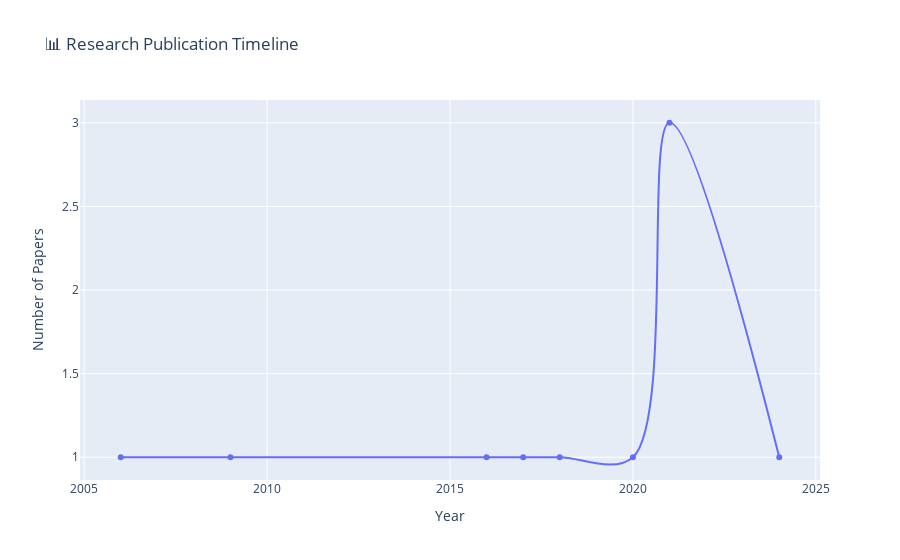
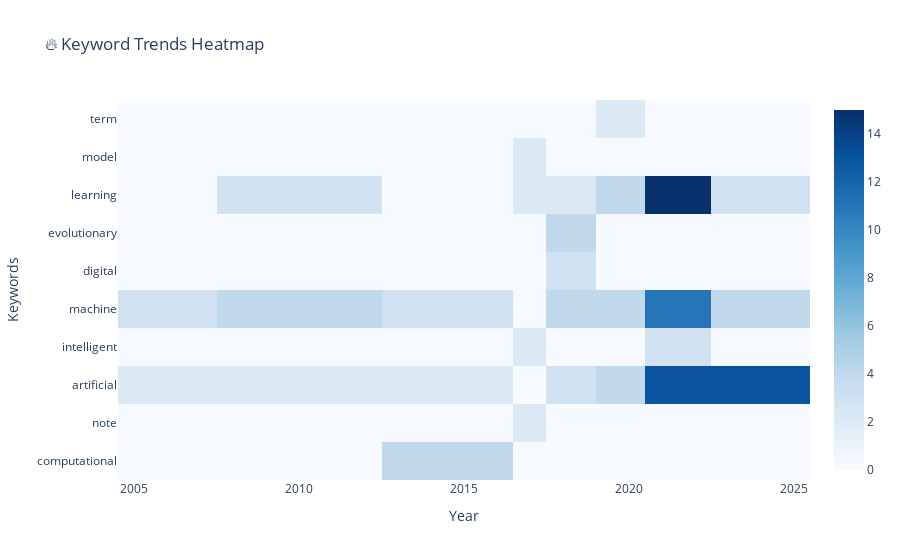

Notebook cell for these charts, in order:
### Markdown cell above
### 📈 Research Trends Over Time

Papers grouped by publication date with dominant keywords/categories extracted per year. Trend analysis reveals research evolution - which topics are increasing/decreasing, which terms are emerging over time.

### Code cell
print("📈 RESEARCH TRENDS OVER TIME")
print("─" * 40)

# Prepare yearly trend data
yearly_data = []
for year, year_info in trends['yearly_trends'].items():
    yearly_data.append({
        'Year': year,
        'Papers': year_info['paper_count'],
        'Top Keywords': ', '.join([kw[0] for kw in year_info['top_keywords'][:3]]),
        'Top Category': year_info['top_categories'][0][0] if year_info['top_categories'] else 'Unknown'
    })

trends_df = pd.DataFrame(yearly_data).sort_values('Year')
display(trends_df)

# Time series visualization
fig_timeline = px.line(
    trends_df,
    x='Year',
    y='Papers',
    title="📊 Research Publication Timeline",
    markers=True,
    line_shape='spline'
)
fig_timeline.update_layout(
    xaxis_title="Year",
    yaxis_title="Number of Papers"
)
fig_timeline.show()

# Yearly keywords heatmap (if enough data)
if len(trends_df) > 2:
    # Create keyword frequency matrix
    all_keywords = set()
    for year_info in trends['yearly_trends'].values():
        all_keywords.update([kw[0] for kw in year_info['top_keywords'][:5]])
    
    keyword_matrix = []
    years = sorted(trends['yearly_trends'].keys())
    
    for keyword in list(all_keywords)[:10]:  # Top 10 keywords
        row = []
        for year in years:
            year_keywords = dict(trends['yearly_trends'][year]['top_keywords'])
            row.append(year_keywords.get(keyword, 0))
        keyword_matrix.append(row)
    
    fig_heatmap = px.imshow(
        keyword_matrix,
        x=years,
        y=list(all_keywords)[:10],
        title="🔥 Keyword Trends Heatmap",
        aspect="auto",
        color_continuous_scale='Blues'
    )
    fig_heatmap.update_layout(
        xaxis_title="Year",
        yaxis_title="Keywords"
    )
    fig_heatmap.show()

### Figure 1 — Plotly figure (JSON) as saved in the notebook; plotly's stock layout.template omitted (floating-point values rounded to 4 significant figures)
{"data": [{"hovertemplate": "Year=%{x}<br>Papers=%{y}<extra></extra>", "legendgroup": "", "line": {"color": "#636efa", "dash": "solid", "shape": "spline"}, "marker": {"symbol": "circle"}, "mode": "lines+markers", "name": "", "orientation": "v", "showlegend": false, "type": "scatter", "x": [2006, 2009, 2016, 2017, 2018, 2020, 2021, 2024], "xaxis": "x", "y": [1, 1, 1, 1, 1, 1, 3, 1], "yaxis": "y"}], "layout": {"legend": {"tracegroupgap": 0}, "title": {"text": "📊 Research Publication Timeline"}, "xaxis": {"anchor": "y", "domain": [0, 1], "title": {"text": "Year"}}, "yaxis": {"anchor": "x", "domain": [0, 1], "title": {"text": "Number of Papers"}}}}

### Figure 2 — Plotly figure (JSON) as saved in the notebook; plotly's stock layout.template omitted (floating-point values rounded to 4 significant figures)
{"data": [{"coloraxis": "coloraxis", "hovertemplate": "x: %{x}<br>y: %{y}<br>color: %{z}<extra></extra>", "name": "0", "type": "heatmap", "x": [2006, 2009, 2016, 2017, 2018, 2020, 2021, 2024], "xaxis": "x", "y": ["term", "model", "learning", "evolutionary", "digital", "machine", "intelligent", "artificial", "note", "computational"], "yaxis": "y", "z": [[0, 0, 0, 0, 0, 2, 0, 0], [0, 0, 0, 2, 0, 0, 0, 0], [0, 3, 0, 2, 2, 4, 15, 3], [0, 0, 0, 0, 4, 0, 0, 0], [0, 0, 0, 0, 3, 0, 0, 0], [3, 4, 3, 0, 4, 4, 11, 4], [0, 0, 0, 2, 0, 0, 3, 0], [2, 2, 2, 0, 3, 4, 13, 13], [0, 0, 0, 2, 0, 0, 0, 0], [0, 0, 4, 0, 0, 0, 0, 0]]}], "layout": {"coloraxis": {"colorscale": [[0, "rgb(247,251,255)"], [0.125, "rgb(222,235,247)"], [0.25, "rgb(198,219,239)"], [0.375, "rgb(158,202,225)"], [0.5, "rgb(107,174,214)"], [0.625, "rgb(66,146,198)"], [0.75, "rgb(33,113,181)"], [0.875, "rgb(8,81,156)"], [1, "rgb(8,48,107)"]]}, "title": {"text": "🔥 Keyword Trends Heatmap"}, "xaxis": {"anchor": "y", "domain": [0, 1], "title": {"text": "Year"}}, "yaxis": {"anchor": "x", "autorange": "reversed", "domain": [0, 1], "title": {"text": "Keywords"}}}}
